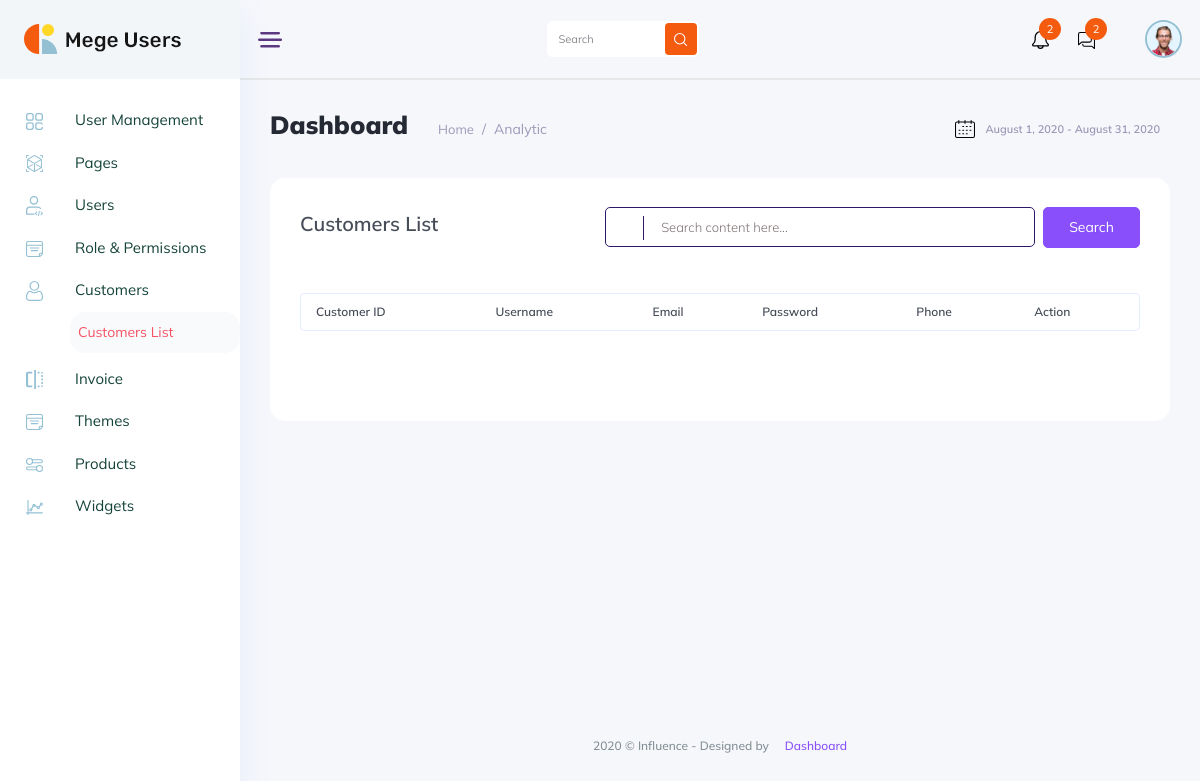
The page /customer_list.php on the database as committed earlier.
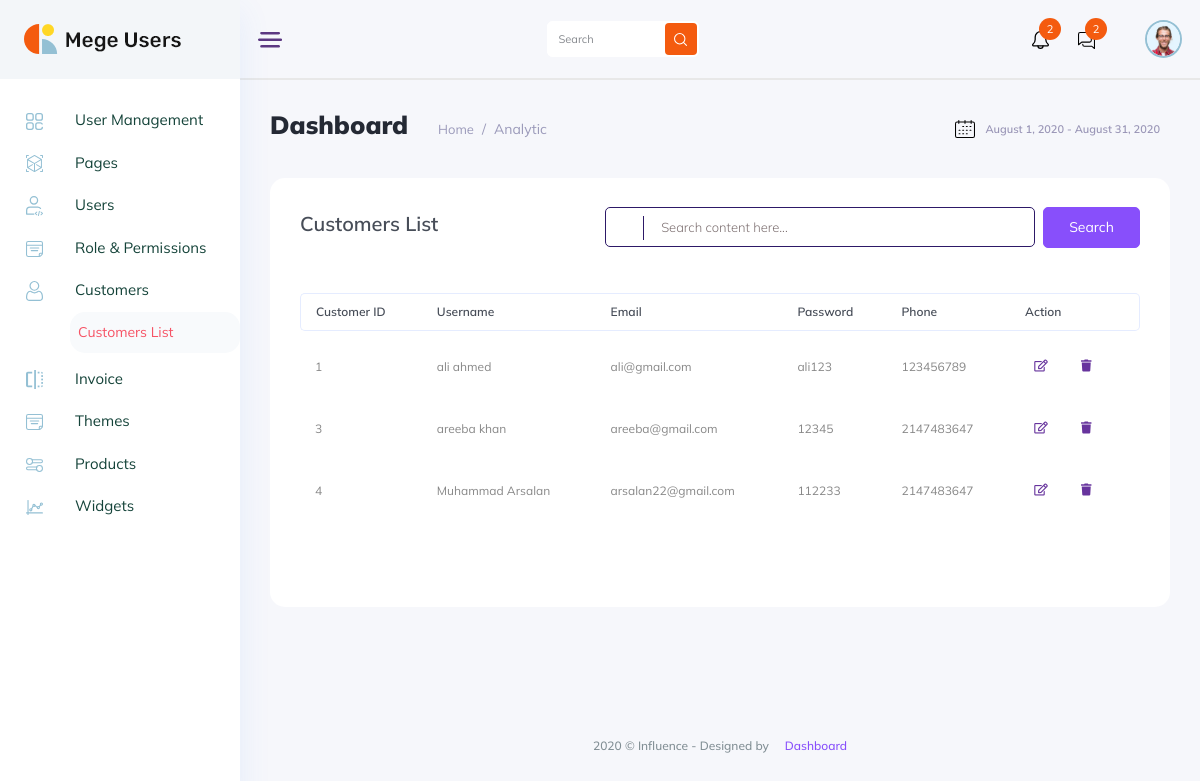
The same page on the database as committed later.
### tables this page shows
CREATE TABLE `customer_login` (
  `cust_id` int(11) NOT NULL,
  `username` varchar(255) DEFAULT NULL,
  `email` varchar(255) DEFAULT NULL,
  `password` varchar(255) DEFAULT NULL,
  `phone` int(11) DEFAULT NULL
);

### customer_list.php (the view, shortened to what this page needs)
<!DOCTYPE html>
<html lang="zxx">
<head>
<link rel="stylesheet" href="css/bootstrap1.min.css" />
<link rel="stylesheet" href="vendors/themefy_icon/themify-icons.css" />
<link rel="stylesheet" href="vendors/niceselect/css/nice-select.css" />
<link rel="stylesheet" href="vendors/owl_carousel/css/owl.carousel.css" />
<link rel="stylesheet" href="vendors/gijgo/gijgo.min.css" />
<link rel="stylesheet" href="vendors/font_awesome/css/all.min.css" />
<link rel="stylesheet" href="vendors/tagsinput/tagsinput.css" />
<link rel="stylesheet" href="vendors/datepicker/date-picker.css" />
<link rel="stylesheet" href="vendors/vectormap-home/vectormap-2.0.2.css" />
<link rel="stylesheet" href="vendors/scroll/scrollable.css" />
<link rel="stylesheet" href="vendors/datatable/css/jquery.dataTables.min.css" />
<link rel="stylesheet" href="vendors/datatable/css/responsive.dataTables.min.css" />
<link rel="stylesheet" href="vendors/datatable/css/buttons.dataTables.min.css" />
<link rel="stylesheet" href="vendors/text_editor/summernote-bs4.css" />
<link rel="stylesheet" href="vendors/morris/morris.css">
<link rel="stylesheet" href="vendors/material_icon/material-icons.css" />
<link rel="stylesheet" href="css/metisMenu.css">
<link rel="stylesheet" href="css/style1.css" />
<link rel="stylesheet" href="css/colors/default.css" id="colorSkinCSS">
</head>
<body class="crm_body_bg">
<?php
    require('side_bar.php');
?>
<section class="main_content dashboard_part large_header_bg">
<div class="container-fluid g-0">
<div class="row">
<div class="col-lg-12 p-0 ">
<div class="header_iner d-flex justify-content-between align-items-center">
<div class="line_icon open_miniSide d-none d-lg-block">
<img src="img/line_img.png" alt="">
</div>
<div class="serach_field-area d-flex align-items-center">
<div class="search_inner">
<form action="#">
<div class="search_field">
<input type="text" placeholder="Search">
</div>
<button type="submit"> <img src="img/icon/icon_search.svg" alt=""> </button>
</form>
</div>
</div>
<div class="header_right d-flex justify-content-between align-items-center">
<div class="header_notification_warp d-flex align-items-center">
<li>
<a class="bell_notification_clicker" href="#"> <img src="img/icon/bell.svg" alt="">
<span>2</span>
</a>
</li>
<li>
<a class="CHATBOX_open" href="#"> <img src="img/icon/msg.svg" alt=""> <span>2</span> </a>
</li>
</div>
<div class="profile_info">
<img src="img/client_img.png" alt="#">
</div>
</div>
</div>
</div>
</div>
</div>
<div class="main_content_iner overly_inner ">
<div class="container-fluid p-0 ">
<div class="row">
<div class="col-12">
<div class="page_title_box d-flex flex-wrap align-items-center justify-content-between">
<div class="page_title_left d-flex align-items-center">
<h3 class="f_s_25 f_w_700 dark_text mr_30">Dashboard</h3>
<ol class="breadcrumb page_bradcam mb-0">
<li class="breadcrumb-item"><a href="javascript:void(0);">Home</a></li>
<li class="breadcrumb-item active">Analytic</li>
 </ol>
</div>
<div class="page_title_right">
<div class="page_date_button d-flex align-items-center">
<img src="img/icon/calender_icon.svg" alt="">
August 1, 2020 - August 31, 2020
</div>
</div>
</div>
</div>
</div>
<div class="row">
<div class="col-lg-12">
<div class="white_card card_height_100 mb_30 pt-4">
<div class="white_card_body">
<div class="QA_section">
<div class="white_box_tittle list_header">
<h4>Customers List </h4>
<div class="box_right d-flex lms_block">
<div class="serach_field_2">
<div class="search_inner">
<form action="search_customer.php">
<div class="search_field">
<input type="text" name="search_term" placeholder="Search content here...">
</div>
<button type="submit"> <i class="ti-search"></i> </button>
</div>
</div>
<div class="add_button ms-2">
<input type="submit" value="Search"  data-toggle="modal" data-target="#addcategory" class="btn_1">
</div>
</div>
</div>
<?php
    include('config.php');
    $query = "SELECT * FROM `customer_login`";
    $result = mysqli_query($conn,$query);
?>
<div class="QA_table mb_30">
<table class="table lms_table_active ">
<thead>
<tr>
<th scope="col">Customer ID</th>
<th scope="col">Username</th>
<th scope="col">Email</th>
<th scope="col">Password</th>
<th scope="col">Phone</th>
<th scope="col">Action</th>
</tr>
</thead>
<?php
     while($row=mysqli_fetch_assoc($result))
     {
       ?>
<tbody>
<tr>
      <td><?php echo $row['cust_id'];?></td>
      <td><?php echo $row['username'];?></td>
      <td><?php echo $row['email'];?></td>
      <td><?php echo $row['password'];?></td>
      <td><?php echo $row['phone'];?></td>
<td>
    <a href="update-customer.php?id=<?php echo $row['cust_id'];?>" class="action_btn mr_10"><i class='far fa-edit'></i></a>
    <a href="delete-customer.php?id=<?php echo $row['cust_id']?>" class="action_btn"><i class='fas fa-trash'></i></a>
    </td>
</tr>
</tbody>
<?php } ?>
</table>
</div>
</div>
</div>
</div>
</div>
</div>
</div>
</div>
<div class="footer_part">
<div class="container-fluid">
<div class="row">
<div class="col-lg-12">
<div class="footer_iner text-center">
<p>2020 © Influence - Designed by <a href="#"> <i class="ti-heart"></i> </a><a href="#"> Dashboard</a></p>
</div>
</div>
</div>
</div>
</div>
</section>
</body>
</html>

### side_bar.php (shortened to what this page needs)
<!DOCTYPE html>
<html lang="zxx">
<head>
<link rel="stylesheet" href="css/bootstrap1.min.css" />
<link rel="stylesheet" href="vendors/themefy_icon/themify-icons.css" />
<link rel="stylesheet" href="vendors/niceselect/css/nice-select.css" />
<link rel="stylesheet" href="vendors/owl_carousel/css/owl.carousel.css" />
<link rel="stylesheet" href="vendors/gijgo/gijgo.min.css" />
<link rel="stylesheet" href="vendors/font_awesome/css/all.min.css" />
<link rel="stylesheet" href="vendors/tagsinput/tagsinput.css" />
<link rel="stylesheet" href="vendors/datepicker/date-picker.css" />
<link rel="stylesheet" href="vendors/vectormap-home/vectormap-2.0.2.css" />
<link rel="stylesheet" href="vendors/scroll/scrollable.css" />
<link rel="stylesheet" href="vendors/datatable/css/jquery.dataTables.min.css" />
<link rel="stylesheet" href="vendors/datatable/css/responsive.dataTables.min.css" />
<link rel="stylesheet" href="vendors/datatable/css/buttons.dataTables.min.css" />
<link rel="stylesheet" href="vendors/text_editor/summernote-bs4.css" />
<link rel="stylesheet" href="vendors/morris/morris.css">
<link rel="stylesheet" href="vendors/material_icon/material-icons.css" />
<link rel="stylesheet" href="css/metisMenu.css">
<link rel="stylesheet" href="css/style1.css" />
<link rel="stylesheet" href="css/colors/default.css" id="colorSkinCSS">
</head>
<nav class="sidebar">
    <div class="logo d-flex justify-content-between">
    <a class="large_logo" href="index.php"><img src="img/logo.png" alt=""></a>
    </div>
    <ul id="sidebar_menu">
    <li class="">
    <a class="has-arrow" href="#" aria-expanded="false">
    <div class="nav_icon_small">
    <img src="img/menu-icon/dashboard.svg" alt="">
    </div>
    <div class="nav_title">
    <span>User Management </span>
    </div>
    </a>
    </li>
    <li class="">
    <a class="has-arrow" href="#" aria-expanded="false">
    <div class="nav_icon_small">
    <img src="img/menu-icon/3.svg" alt="">
    </div>
    <div class="nav_title">
    <span>Pages</span>
    </div>
    </a>
    </li>
    <li class="">
    <a class="has-arrow" href="#" aria-expanded="false">
    <div class="nav_icon_small">
    <img src="img/menu-icon/4.svg" alt="">
    </div>
    <div class="nav_title">
    <span>Users</span>
    </div>
    </a>
    </li>
    <li class="">
    <a class="has-arrow" href="#" aria-expanded="false">
    <div class="nav_icon_small">
    <img src="img/menu-icon/11.svg" alt="">
    </div>
    <div class="nav_title">
    <span>Role & Permissions</span>
    </div>
    </a>
    </li>
    <li class="">
    <a class="has-arrow" href="#" aria-expanded="false">
    <div class="nav_icon_small">
    <img src="img/menu-icon/5.svg" alt="">
    </div>
    <div class="nav_title">
    <span>Customers</span>
    </div>
    </a>
    <ul>
    <li><a href="customer_list.php">Customers List</a></li>
    </ul>
    </li>
    <li class="">
    <a href="invoice.php" aria-expanded="false">
    <div class="nav_icon_small">
    <img src="img/menu-icon/7.svg" alt="">
    </div>
    <div class="nav_title">
    <span>Invoice</span>
    </div>
    </a>
    </li>
    <li class="">
    <a class="has-arrow" href="#" aria-expanded="false">
    <div class="nav_icon_small">
    <img src="img/menu-icon/11.svg" alt="">
    </div>
    <div class="nav_title">
    <span>Themes</span>
    </div>
    </a>
    </li>
    <li class="">
    <a class="has-arrow" href="#" aria-expanded="false">
    <div class="nav_icon_small">
    <img src="img/menu-icon/13.svg" alt="">
    </div>
    <div class="nav_title">
    <span>Products</span>
    </div>
    </a>
    </li>
    <li class="">
    <a class="has-arrow" href="#" aria-expanded="false">
    <div class="nav_icon_small">
    <img src="img/menu-icon/21.svg" alt="">
    </div>
    <div class="nav_title">
    <span>Widgets</span>
    </div>
    </a>
    </li>
    </ul>
    </nav>
</body>
</html>

### css/metisMenu.css (style rules this page uses)
.metismenu .has-arrow { position:relative }
.metismenu .has-arrow::after { position:absolute;content:'';transform:rotate(-90deg) translate(0,-50%);transform-origin:top;top:50%;transition:all .3s ease-out;right:40px;content:"\e64b";font-family:themify;color:#a5adc6;font-weight:600;font-size:14px }
.metismenu .mm-active>.has-arrow::after,.metismenu .has-arrow[aria-expanded=true]::after { transform:rotate(180deg) translate(0,-50%) }

Rows that differ between the two databases and show on the page:
added customer_login: cust_id "1", username "ali ahmed", email "ali@gmail.com", password "ali123", phone "123456789"
added customer_login: cust_id "3", username "areeba khan", email "areeba@gmail.com", password "12345", phone "2147483647"
added customer_login: cust_id "4", username "Muhammad Arsalan", email "arsalan22@gmail.com", password "112233", phone "2147483647"
